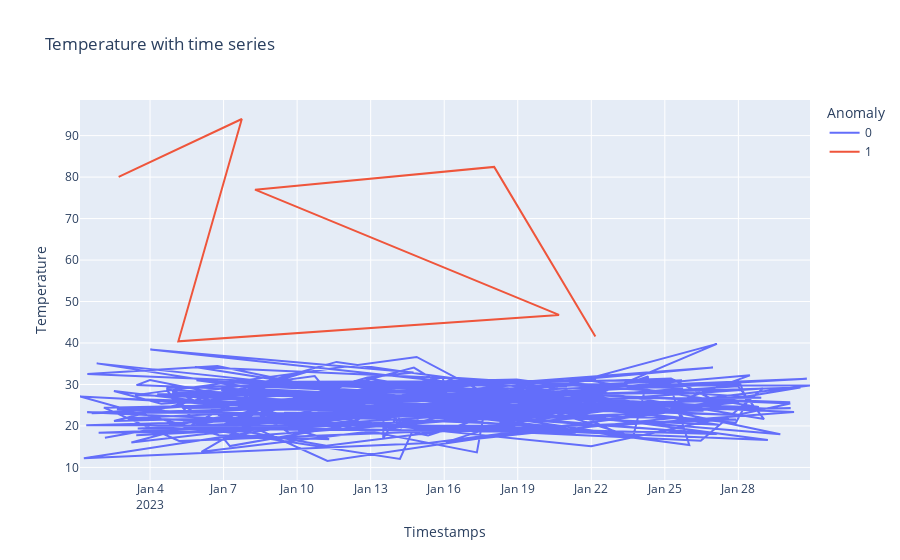

Notebook code cell kept with this figure:
### Code cell
fig = px.line(Boiler_A, x="Timestamps", y="Temperature",  color='Anomaly',title='Temperature with time series')
fig.show()

### Figure 1 — Plotly figure (JSON) as saved in the notebook; plotly's stock layout.template omitted (floating-point values rounded to 4 significant figures; data arrays with more than 128 entries replaced by an {"elided": "..."} marker saying what was removed)
{"data": [{"hovertemplate": "Anomaly=0<br>Timestamps=%{x}<br>Temperature=%{y}<extra></extra>", "legendgroup": "0", "line": {"color": "#636efa", "dash": "solid"}, "marker": {"symbol": "circle"}, "mode": "lines", "name": "0", "orientation": "v", "showlegend": true, "type": "scatter", "x": {"elided": "226 str values"}, "xaxis": "x", "y": {"elided": "226 float values"}, "yaxis": "y"}, {"hovertemplate": "Anomaly=1<br>Timestamps=%{x}<br>Temperature=%{y}<extra></extra>", "legendgroup": "1", "line": {"color": "#EF553B", "dash": "solid"}, "marker": {"symbol": "circle"}, "mode": "lines", "name": "1", "orientation": "v", "showlegend": true, "type": "scatter", "x": ["2023-01-02T17:15:45", "2023-01-07T17:50:23", "2023-01-05T03:41:11", "2023-01-20T16:23:34", "2023-01-08T06:45:35", "2023-01-18T00:55:36", "2023-01-22T03:58:42"], "xaxis": "x", "y": [80.04, 94.01, 40.41, 46.77, 76.96, 82.46, 41.59], "yaxis": "y"}], "layout": {"legend": {"title": {"text": "Anomaly"}, "tracegroupgap": 0}, "title": {"text": "Temperature with time series"}, "xaxis": {"anchor": "y", "domain": [0, 1], "title": {"text": "Timestamps"}}, "yaxis": {"anchor": "x", "domain": [0, 1], "title": {"text": "Temperature"}}}}
